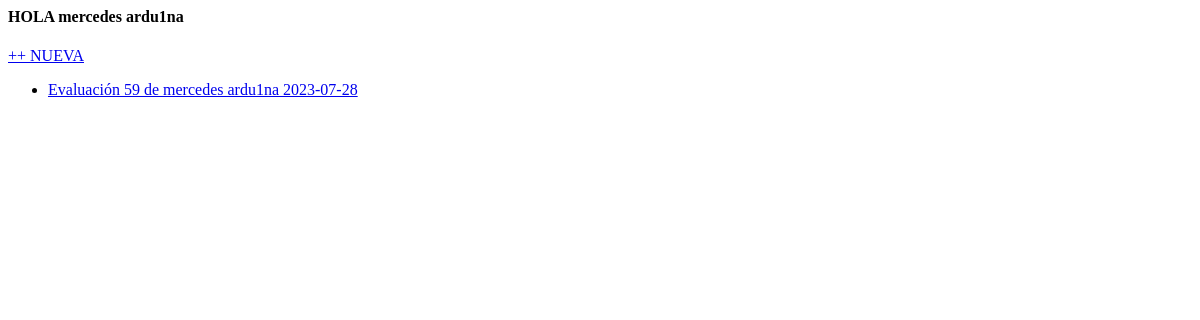
The page /empleado/evaluaciones/ (signed in) on the database as committed earlier.
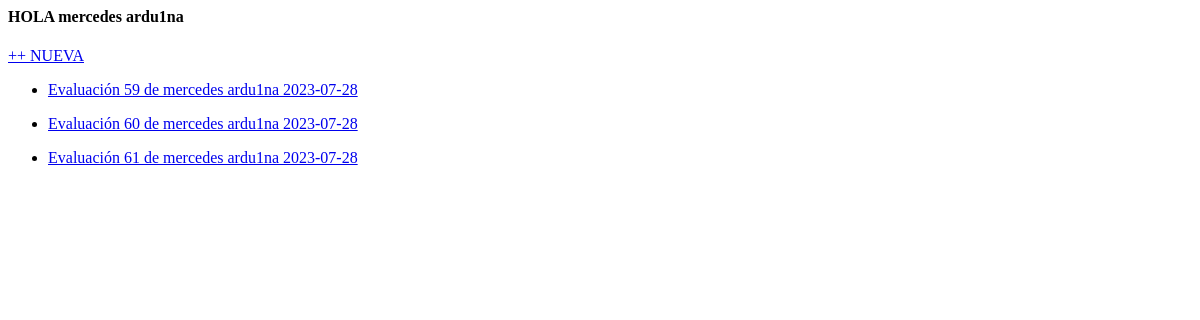
The same page on the database as committed later.
### indicadores/models.py (models this page shows)
class Evaluacion (models.Model):
    lider = models.ForeignKey(
                                Lider, related_name="evaluaciones", on_delete=models.SET_NULL, null=True)
    empleado = models.ForeignKey(
                                Empleado, related_name="evaluaciones", on_delete=models.SET_NULL, null=True)
    fecha = models.DateField(
                                default=date.today())
    def __str__ (self):
        return f'Evaluación {self.id} de {self.empleado} {self.fecha}'
    class Meta:
        verbose_name_plural = "Evaluaciones"

class Empleado(models.Model):
    user = models.OneToOneField(
                User, related_name="empleado", on_delete=models.CASCADE
                )
    cargo = models.ForeignKey(
                    Cargo, on_delete=models.CASCADE, related_name="empleados", null=True, blank=False
                    )
    nivel_administrativo = models.ForeignKey(
                    NivelAdministrativo, on_delete=models.CASCADE, null=True, related_name="empleados", blank=False
                    )
    lider = models.ForeignKey(
                    Lider, on_delete=models.CASCADE, null=True, related_name="empleados", blank=False
                    )
    regional = models.ForeignKey(
                    'Regional', related_name="empleados", on_delete=models.SET_NULL, null=True
                    )
    def __str__(self):
        return f'{self.user.first_name} {self.user.last_name}'

### indicadores/views.py (the view)
# urls.py: path('empleado/evaluaciones/',views.evaluaciones_empleado, name="evaluaciones_empleado"),
@login_required
def evaluaciones_empleado(request):
    empleado = request.user.empleado
    evaluaciones = Evaluacion.objects.filter(empleado=empleado)
    context = {
        'empleado': empleado,
        'evaluaciones': evaluaciones,
    }
    template_name = 'indicadores/evaluaciones.html'
    return render(request, template_name, context)

### templates/indicadores/evaluaciones.html (shortened to what this page needs)
{% if request.user.empleado %}
    <h4>HOLA {{empleado}} </h4>
    <a href="{% url 'nueva_evaluacion' %}"> ++ NUEVA</a>
    {% for evaluacion in evaluaciones.all %}
        <ul>
            <li>
                <a href="#">{{evaluacion}}</a>
            </li>
        </ul>
    {% endfor %}
{% endif %}

Rows that differ between the two databases and show on the page:
added Evaluacion: id+empleado+fecha "Evaluación 60 de mercedes ardu1na 2023-07-28"
added Evaluacion: id+empleado+fecha "Evaluación 61 de mercedes ardu1na 2023-07-28"
